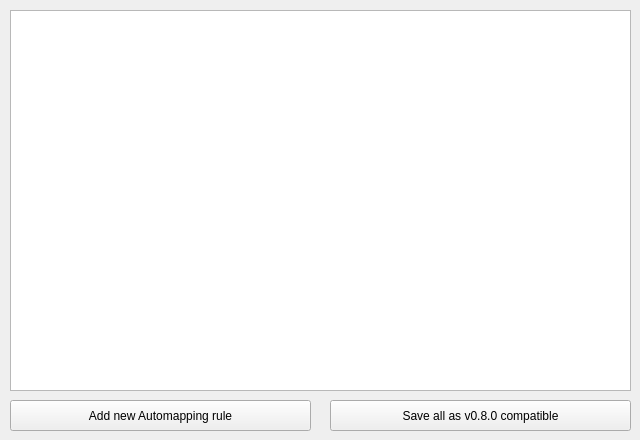
<?xml version="1.0" encoding="UTF-8"?>
<ui version="4.0">
 <class>MainWindow</class>
 <widget class="QMainWindow" name="MainWindow">
  <property name="geometry">
   <rect>
    <x>0</x>
    <y>0</y>
    <width>640</width>
    <height>440</height>
   </rect>
  </property>
  <property name="sizePolicy">
   <sizepolicy hsizetype="Fixed" vsizetype="Fixed">
    <horstretch>0</horstretch>
    <verstretch>0</verstretch>
   </sizepolicy>
  </property>
  <property name="minimumSize">
   <size>
    <width>640</width>
    <height>440</height>
   </size>
  </property>
  <property name="maximumSize">
   <size>
    <width>640</width>
    <height>440</height>
   </size>
  </property>
  <property name="windowTitle">
   <string>Tiled automapping rules files converter</string>
  </property>
  <widget class="QWidget" name="centralWidget">
   <widget class="QPushButton" name="addbutton">
    <property name="geometry">
     <rect>
      <x>10</x>
      <y>400</y>
      <width>301</width>
      <height>31</height>
     </rect>
    </property>
    <property name="text">
     <string>Add new Automapping rule</string>
    </property>
   </widget>
   <widget class="QPushButton" name="saveButton">
    <property name="geometry">
     <rect>
      <x>330</x>
      <y>400</y>
      <width>301</width>
      <height>31</height>
     </rect>
    </property>
    <property name="text">
     <string>Save all as v0.8.0 compatible</string>
    </property>
   </widget>
   <widget class="QTableView" name="tableView">
    <property name="geometry">
     <rect>
      <x>10</x>
      <y>10</y>
      <width>621</width>
      <height>381</height>
     </rect>
    </property>
   </widget>
  </widget>
 </widget>
 <layoutdefault spacing="6" margin="11"/>
 <resources/>
 <connections/>
</ui>
